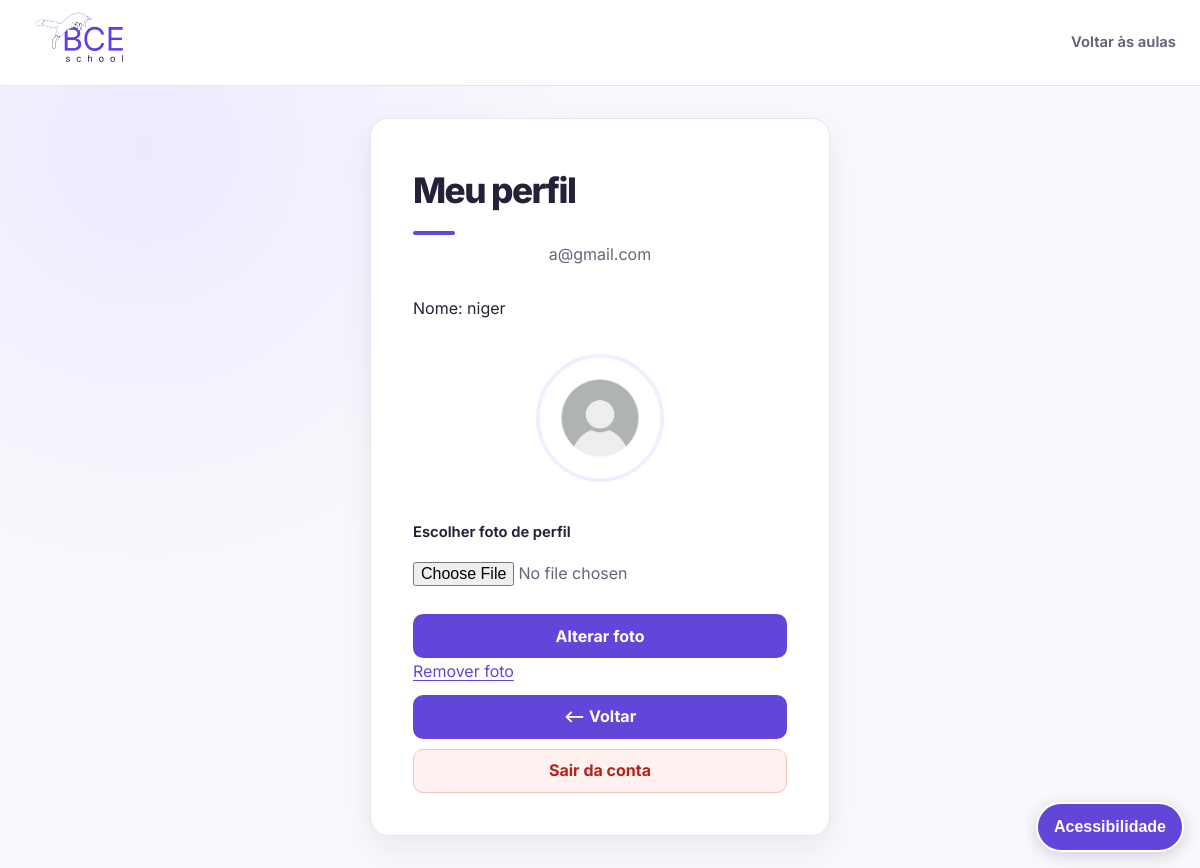
/pages/usuario.php (signed in), run on the app's committed database.
### tables this page shows
CREATE TABLE usuarios(
	id INT AUTO_INCREMENT PRIMARY KEY,
	nome VARCHAR(100) NOT NULL,
	email VARCHAR(255) NOT NULL UNIQUE,
	senha VARCHAR(255) NOT NULL,
	foto varchar(255) not null default 'default.jpg',
	aula_atual INT NOT NULL DEFAULT 1
);

### pages/usuario.php (the view, shortened to what this page needs)
<?php
require_once "../backend/database.php";
$usuarioid = pegarusuarioid();
$stmt = $pdo->prepare(
    "SELECT nome, email, aula_atual, foto
     FROM usuarios
     WHERE id = ?"
);
$stmt->execute([$usuarioid]);
$usuario = $stmt->fetch(PDO::FETCH_ASSOC);
$nome = $usuario["nome"];
$foto = $usuario["foto"];
if ($foto === "default.jpg") {
    $caminhoFoto = "../user/default.jpg";
} else {
    $caminhoFoto = "../uploads/perfil/" . $foto;
}
?>
<!DOCTYPE html>
<html lang="pt-br">
<head>
    <link rel="stylesheet" href="../CSS/design-system.css">
    <link rel="stylesheet" href="../CSS/acessibilidade.css">
</head>
<body>
    <header class="bce-header">
        <a class="bce-brand" href="../index.html"><img class="logo" src="../imgs/Frame 3.png" alt="BCE School"></a>
        <a class="header-back" href="aulas.php">Voltar às aulas</a>
    </header>
    <main class="conta-container">
        <div class="conta-box">
            <h1>Meu perfil</h1>
            <p class="profile-email"><?= htmlspecialchars($usuario["email"]) ?></p>
            <p>
                Nome:
                <?= htmlspecialchars($nome) ?>
            </p>
            <img
                src="<?= htmlspecialchars($caminhoFoto) ?>"
                class="foto_perfil"
                alt="Foto de perfil"
            >
            <form
                action="../backend/fotoup.php"
                method="POST"
                enctype="multipart/form-data"
            >
                <label for="foto">Escolher foto de perfil</label>
                <input
                    type="file"
                    id="foto"
                    name="foto"
                    accept=".jpg,.jpeg,.png,.webp"
                >
                <button type="submit">
                    Alterar foto
                </button>
            </form>
            <a href="../backend/removefoto.php">
                Remover foto
            </a>
            <a
                class="botao"
                href="aulas.php"
            >
                &lt;-- Voltar
            </a>
            <a
                class="sair"
                href="../backend/logout.php"
            >
                Sair da conta
            </a>
        </div>
    </main>
</body>
</html>

### CSS/acessibilidade.css (style rules this page uses)
html { scroll-behavior: smooth; }
:where(a, button, input, select, textarea, [tabindex]):focus-visible { outline: 3px solid #f4c542; outline-offset: 3px; }

### data on the page
usuarios: email "a@gmail.com", nome "niger", foto (placeholder picture)
